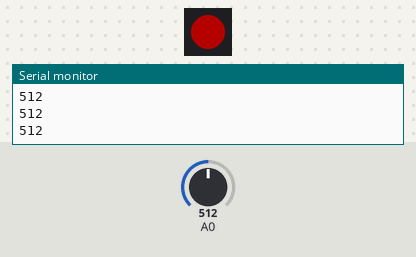
Recording of a sketch running on a simulated ESP8266 (NodeMCU). On the bench: 1 RGB LEDs in strip order, left to right, the last lines printed to the serial monitor. The inputs (shaded band) are chosen by the test bench; at power-on: A0 = 512. Dim RGB values are drawn brighter than linear; storage starts empty.

Above: at 1.2 s.
1.3 s: A0 set to 60
2.8 s: A0 set to 49
At 3.4 s:
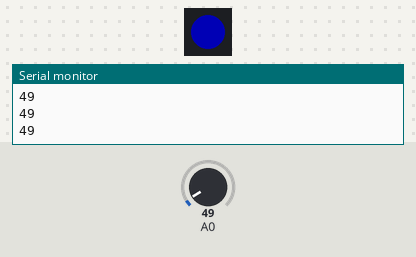
4.3 s: A0 set to 0
At 5.5 s:
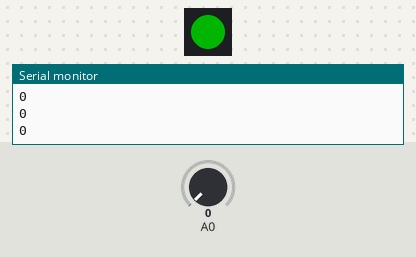
5.8 s: A0 set to 58
At 6.2 s:
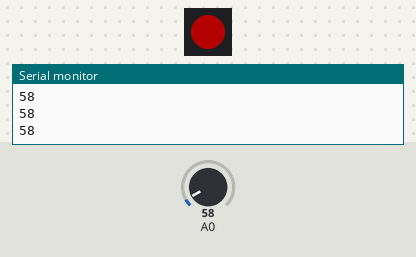
7.3 s: A0 set to 38
At 8.3 s:
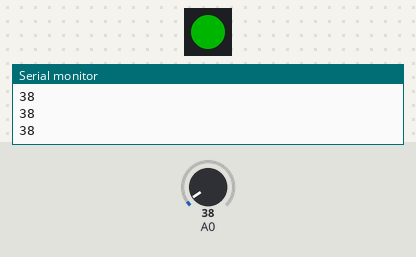
Timing chart, 0 to 9.8 s (numbered marks = the images above; inputs shaded):
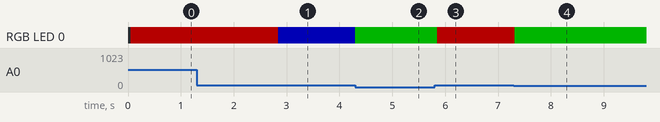

Measured:
- the behaviour switches between 56 and 55 on A0 (found by bisection; images 0 and 1)
- after the input at 2.8 s, RGB LED 0: RGB(63, 0, 0) → RGB(0, 0, 63) at once
- after the input at 4.3 s, RGB LED 0: RGB(0, 0, 63) → RGB(0, 63, 0) at once
- after the input at 5.8 s, RGB LED 0: RGB(0, 63, 0) → RGB(63, 0, 0) after 0.06 s
- after the input at 7.3 s, RGB LED 0: RGB(63, 0, 0) → RGB(0, 63, 0) at once

The sketch:

taula4rc2.ino
```cpp
#include <ESP8266WiFi.h>
#include <WiFiClient.h>
#include <ESP8266WebServer.h>
#include <FS.h>

const char *ssid = "IPV-IOT-4";
const char *password = "INSPVIANA";

int Lectura,valor;

ESP8266WebServer server ( 80 );

#include <Adafruit_NeoPixel.h>
#define PIN            D2
Adafruit_NeoPixel pixels = Adafruit_NeoPixel(1, PIN, NEO_GRB + NEO_KHZ800);

void handleRoot() {
  char temp[400];
  int sec = millis() / 1000;
  int min = sec / 60;
  int hr = min / 60;

  snprintf ( temp, 400,

"<html>\
  <head>\
    <meta http-equiv='refresh' content='5'/>\
    <title>ESP8266 Demo</title>\
    <style>\
      body { background-color: #cccccc; font-family: Arial, Helvetica, Sans-Serif; Color: #000088; }\
    </style>\
  </head>\
  <body>\
    <h1>Sonda de temperatura amb ESP8266</h1>\
    <p><a href='gauge/index.html'>gauge</a><p/>\
    <p>Uptime: %02d:%02d:%02d</p>\
  </body>\
</html>",

    hr, min % 60, sec % 60
  );
  server.send ( 200, "text/html", temp );
}

void handleAjax(){
  String out = "";
  char temp[100];
  snprintf(temp, 100, "%d", Lectura);
  out += temp;
  server.send ( 200, "text/txt", out);
}

void setup() {
  Serial.begin(115200);
  SPIFFS.begin();
  WiFi.mode(WIFI_AP);
  WiFi.softAP ( ssid, password );
  server.on ( "/", handleRoot );
  server.serveStatic("/gauge", SPIFFS, "/gauge"); //  gauge files dir
  server.on ("/ajax_info.txt", handleAjax );
  pixels.begin(); // This initializes the NeoPixel library.
  server.begin();

  pixels.setPixelColor(0, pixels.Color(0, 0, 0));
  pixels.show(); // This sends the updated pixel color to the hardware.

}

void loop() {
  server.handleClient();
       Lectura=0;
       for (int i=0;i<300;i++) {
          valor = analogRead(A0) ;
          Lectura = Lectura+valor;
       }
       Lectura = Lectura/300;
       Serial.println( Lectura);

       if (Lectura > 0) {
        pixels.setPixelColor(0, 0, 63, 0);
        pixels.show();
       }
       if (Lectura > 48) {
        pixels.setPixelColor(0, 0, 0, 63);
        pixels.show();
       }
       if (Lectura > 55) {
        pixels.setPixelColor(0, 63, 0, 0);
        pixels.show();
       }
}
```
